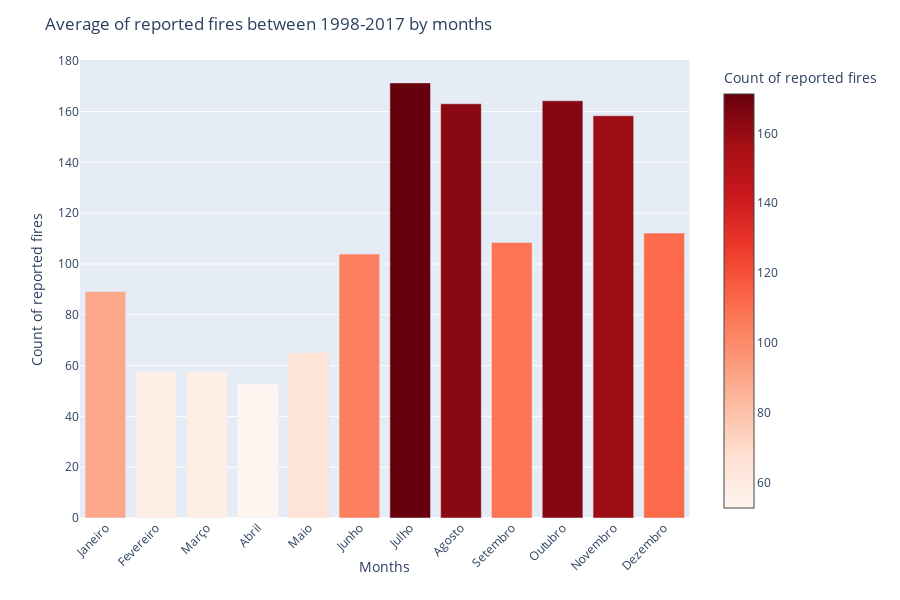

The notebook cell this image was saved under:
### Markdown cell above
## 9) Faça a distribuição da média de incêndios por mês e ilustre o resultado em um gráfico.

### Code cell
months = {
    'Janeiro': 1,
    'Fevereiro': 2,
    'Março': 3,
    'Abril': 4,
    'Maio': 5,
    'Junho': 6,
    'Julho': 7,
    'Agosto': 8,
    'Setembro': 9,
    'Outubro': 10,
    'Novembro': 11,
    'Dezembro': 12
}

months_by_burns = df_formated.groupby(['month'])['number'].mean().round(2).reset_index()
months_by_burns['index_month'] = months_by_burns['month'].map(months)
bar_plot_df = months_by_burns.sort_values(by='index_month')

bar_plot_df.rename(columns={'month':'Month', 'number':'Reported_Fires'}, inplace=True)

bar_plot = px.bar(bar_plot_df, x='Month', y='Reported_Fires', color='Reported_Fires', labels={'Reported_Fires':'Count of reported fires ', 'Month':'Months'}, color_continuous_scale='Reds')

bar_plot.update_layout(xaxis_tickangle=-45, title_text='Average of reported fires between 1998-2017 by months')

bar_plot.show()

### Figure 1 — Plotly figure (JSON) as saved in the notebook; plotly's stock layout.template omitted (floating-point values rounded to 4 significant figures)
{"data": [{"alignmentgroup": "True", "hoverlabel": {"namelength": 0}, "hovertemplate": "Months=%{x}<br>Count of reported fires =%{marker.color}", "legendgroup": "", "marker": {"color": [89.12, 57.64, 57.51, 52.78, 65.15, 103.9, 171.3, 163.1, 108.5, 164.2, 158.3, 112.2], "coloraxis": "coloraxis"}, "name": "", "offsetgroup": "", "orientation": "v", "showlegend": false, "textposition": "auto", "type": "bar", "x": ["Janeiro", "Fevereiro", "Março", "Abril", "Maio", "Junho", "Julho", "Agosto", "Setembro", "Outubro", "Novembro", "Dezembro"], "xaxis": "x", "y": [89.12, 57.64, 57.51, 52.78, 65.15, 103.9, 171.3, 163.1, 108.5, 164.2, 158.3, 112.2], "yaxis": "y"}], "layout": {"barmode": "relative", "coloraxis": {"colorbar": {"title": {"text": "Count of reported fires "}}, "colorscale": [[0, "rgb(255,245,240)"], [0.125, "rgb(254,224,210)"], [0.25, "rgb(252,187,161)"], [0.375, "rgb(252,146,114)"], [0.5, "rgb(251,106,74)"], [0.625, "rgb(239,59,44)"], [0.75, "rgb(203,24,29)"], [0.875, "rgb(165,15,21)"], [1, "rgb(103,0,13)"]]}, "height": 600, "legend": {"tracegroupgap": 0}, "margin": {"t": 60}, "title": {"text": "Average of reported fires between 1998-2017 by months"}, "xaxis": {"anchor": "y", "domain": [0, 0.98], "tickangle": -45, "title": {"text": "Months"}}, "yaxis": {"anchor": "x", "domain": [0, 1], "title": {"text": "Count of reported fires "}}}}
